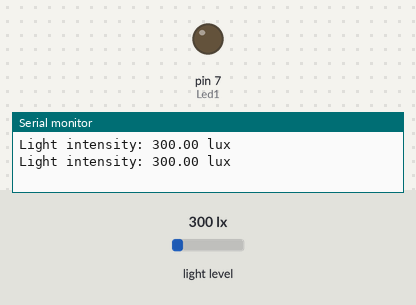
A sketch run on a simulated Arduino Uno, built with avr-gcc and run on an emulated ATmega328P. On the bench: output pins drawn as LEDs (lit = HIGH), the last lines printed to the serial monitor. The inputs (shaded band) are chosen by the test bench; at power-on: light level 300 lx.

Above: at 1.8 s.
1.9 s: light level set to 55 lx
3.4 s: light level set to 48 lx
At 4.3 s:
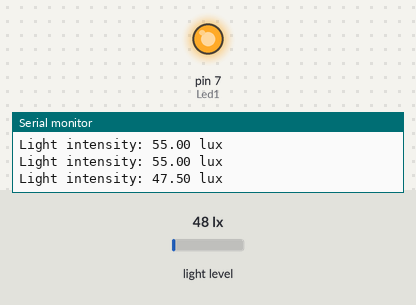
5.5 s: light level set to 500 lx
At 7.2 s:
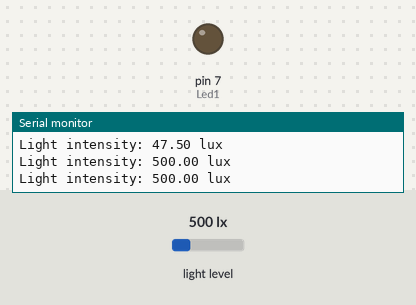
7.5 s: light level set to 40 lx
At 8.7 s:
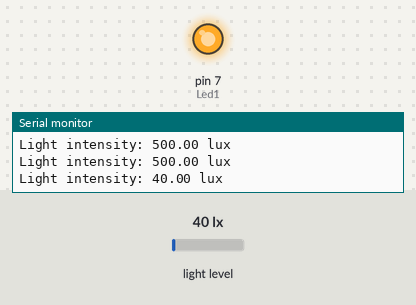
Timing chart, 0 to 10.5 s (numbered marks = the images above; inputs shaded):
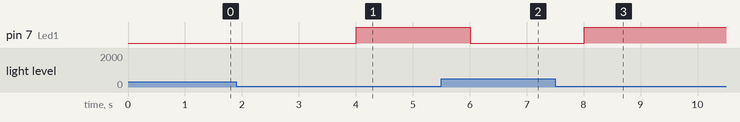

The sketch:

Light_off.ino
```cpp
#include <Wire.h>
#include <BH1750.h>

#include<SoftwareSerial.h>
SoftwareSerial s(5,6);

BH1750 lightMeter;
int Led1 = 7;

void setup() {
  s.begin(9600);
  pinMode(Led1, OUTPUT);
  Serial.begin(9600);
  Wire.begin(); // Initialize I2C communication
  // Initialize the BH1750 sensor
  lightMeter.begin();
}

void loop() {
  int data1=1;
  int data2=0;
  // Read the intensity of light in lux
  float lux = lightMeter.readLightLevel();
  // Print the intensity of light to the serial monitor
  Serial.print("Light intensity: ");
  Serial.print(lux);
  Serial.println(" lux");
  // Check if lux value is below 50
  if (lux < 50) {
    digitalWrite(Led1, HIGH); // Turn on the LED
      if(s.available()>0){
    s.write(data1);
  }
  } else {
    digitalWrite(Led1, LOW); // Turn off the LED
    if(s.available()>0){
    s.write(data2);
  }
  }
  delay(1000); // Wait for a second before reading again
}
```

Measured:
- the behaviour switches between 51 and 50 lx on light level (found by bisection; images 0 and 1)
- after the input at 3.4 s, pin 7 (Led1): LOW → HIGH after 0.61 s
- after the input at 5.5 s, pin 7 (Led1): HIGH → LOW after 0.51 s
- after the input at 7.5 s, pin 7 (Led1): LOW → HIGH after 0.51 s
